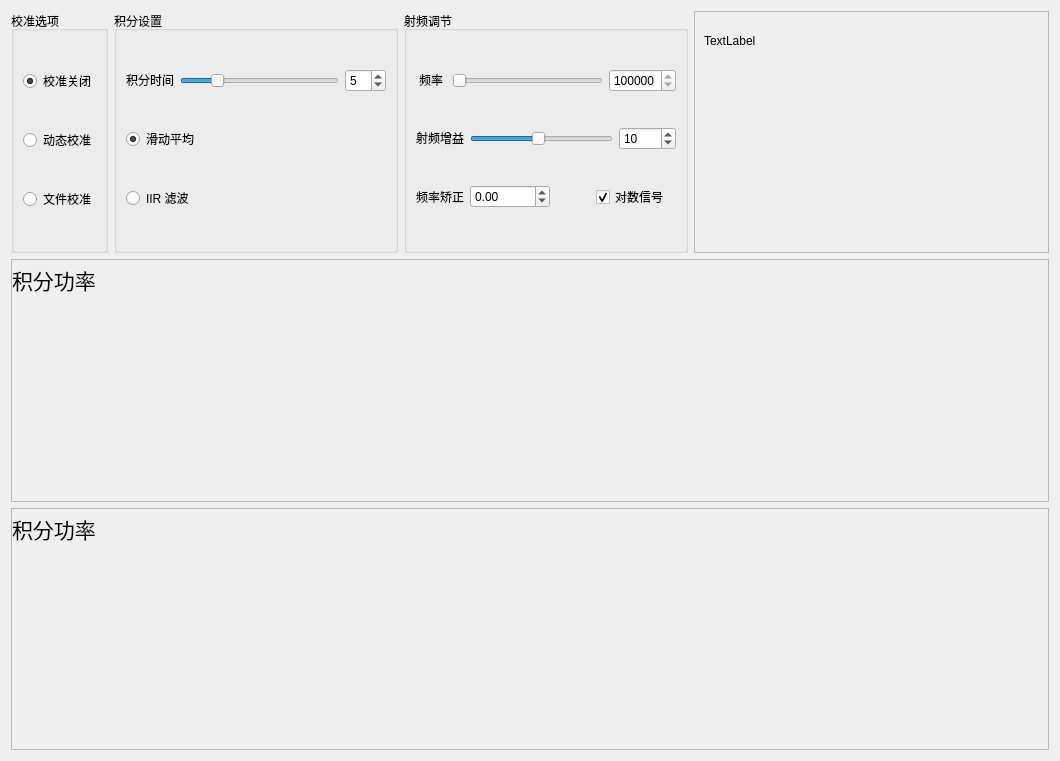
<?xml version="1.0" encoding="UTF-8"?>
<ui version="4.0">
 <class>main_win</class>
 <widget class="QWidget" name="main_win">
  <property name="geometry">
   <rect>
    <x>0</x>
    <y>0</y>
    <width>1060</width>
    <height>761</height>
   </rect>
  </property>
  <property name="windowTitle">
   <string>东南大学 SARA 射电望远镜</string>
  </property>
  <property name="windowIcon">
   <iconset>
    <normaloff>:/image/logo.jpg</normaloff>:/image/logo.jpg</iconset>
  </property>
  <property name="autoFillBackground">
   <bool>false</bool>
  </property>
  <property name="styleSheet">
   <string notr="true"/>
  </property>
  <property name="locale">
   <locale language="Chinese" country="China"/>
  </property>
  <layout class="QVBoxLayout" name="verticalLayout_5">
   <item>
    <layout class="QHBoxLayout" name="horizontalLayout_5" stretch="1,4,4,5">
     <item>
      <layout class="QVBoxLayout" name="verticalLayout_3">
       <item>
        <widget class="QGroupBox" name="groupbox_cali">
         <property name="title">
          <string>校准选项</string>
         </property>
         <layout class="QVBoxLayout" name="verticalLayout_2">
          <item>
           <widget class="QRadioButton" name="radio_calioff">
            <property name="text">
             <string>校准关闭</string>
            </property>
            <property name="checked">
             <bool>true</bool>
            </property>
           </widget>
          </item>
          <item>
           <widget class="QRadioButton" name="radio_dynamiccali">
            <property name="text">
             <string>动态校准</string>
            </property>
           </widget>
          </item>
          <item>
           <widget class="QRadioButton" name="radio_staticcali">
            <property name="text">
             <string>文件校准</string>
            </property>
           </widget>
          </item>
         </layout>
        </widget>
       </item>
      </layout>
     </item>
     <item>
      <layout class="QVBoxLayout" name="verticalLayout_9">
       <item>
        <widget class="QGroupBox" name="group_integrationmode">
         <property name="title">
          <string>积分设置</string>
         </property>
         <layout class="QVBoxLayout" name="verticalLayout_8" stretch="0,0,0">
          <item>
           <layout class="QHBoxLayout" name="horizontalLayout">
            <item>
             <widget class="QLabel" name="label_integrationtime">
              <property name="text">
               <string>&lt;html&gt;&lt;head/&gt;&lt;body&gt;&lt;p align=&quot;center&quot;&gt;积分时间&lt;/p&gt;&lt;/body&gt;&lt;/html&gt;</string>
              </property>
             </widget>
            </item>
            <item>
             <widget class="QSlider" name="slider_integration">
              <property name="minimum">
               <number>1</number>
              </property>
              <property name="maximum">
               <number>20</number>
              </property>
              <property name="sliderPosition">
               <number>5</number>
              </property>
              <property name="orientation">
               <enum>Qt::Horizontal</enum>
              </property>
             </widget>
            </item>
            <item>
             <widget class="QSpinBox" name="spinbox_integration">
              <property name="minimum">
               <number>1</number>
              </property>
              <property name="maximum">
               <number>20</number>
              </property>
              <property name="value">
               <number>5</number>
              </property>
             </widget>
            </item>
           </layout>
          </item>
          <item>
           <widget class="QRadioButton" name="radio_movingaverage">
            <property name="text">
             <string>滑动平均</string>
            </property>
            <property name="checked">
             <bool>true</bool>
            </property>
           </widget>
          </item>
          <item>
           <widget class="QRadioButton" name="radio_iiraverage">
            <property name="text">
             <string>IIR 滤波</string>
            </property>
           </widget>
          </item>
         </layout>
        </widget>
       </item>
      </layout>
     </item>
     <item>
      <widget class="QGroupBox" name="group_rfset">
       <property name="title">
        <string>射频调节</string>
       </property>
       <layout class="QVBoxLayout" name="verticalLayout">
        <item>
         <layout class="QHBoxLayout" name="horizontalLayout_2" stretch="1,5,2">
          <item>
           <widget class="QLabel" name="label_freq">
            <property name="enabled">
             <bool>true</bool>
            </property>
            <property name="text">
             <string>&lt;html&gt;&lt;head/&gt;&lt;body&gt;&lt;p align=&quot;center&quot;&gt;频率&lt;/p&gt;&lt;/body&gt;&lt;/html&gt;</string>
            </property>
           </widget>
          </item>
          <item>
           <widget class="QSlider" name="slider_freq">
            <property name="minimum">
             <number>1410000000</number>
            </property>
            <property name="maximum">
             <number>1450000000</number>
            </property>
            <property name="singleStep">
             <number>100</number>
            </property>
            <property name="pageStep">
             <number>100</number>
            </property>
            <property name="value">
             <number>1420400000</number>
            </property>
            <property name="orientation">
             <enum>Qt::Horizontal</enum>
            </property>
           </widget>
          </item>
          <item>
           <widget class="QSpinBox" name="spinbox_freq">
            <property name="minimum">
             <number>1410000000</number>
            </property>
            <property name="maximum">
             <number>1450000000</number>
            </property>
            <property name="singleStep">
             <number>100</number>
            </property>
            <property name="stepType">
             <enum>QAbstractSpinBox::DefaultStepType</enum>
            </property>
            <property name="value">
             <number>1420400000</number>
            </property>
           </widget>
          </item>
         </layout>
        </item>
        <item>
         <layout class="QHBoxLayout" name="horizontalLayout_3" stretch="1,5,2">
          <item>
           <widget class="QLabel" name="label_gain">
            <property name="enabled">
             <bool>true</bool>
            </property>
            <property name="text">
             <string>&lt;html&gt;&lt;head/&gt;&lt;body&gt;&lt;p align=&quot;center&quot;&gt;射频增益&lt;/p&gt;&lt;/body&gt;&lt;/html&gt;</string>
            </property>
           </widget>
          </item>
          <item>
           <widget class="QSlider" name="slider_gain">
            <property name="minimum">
             <number>0</number>
            </property>
            <property name="maximum">
             <number>21</number>
            </property>
            <property name="singleStep">
             <number>1</number>
            </property>
            <property name="pageStep">
             <number>1</number>
            </property>
            <property name="value">
             <number>10</number>
            </property>
            <property name="orientation">
             <enum>Qt::Horizontal</enum>
            </property>
           </widget>
          </item>
          <item>
           <widget class="QSpinBox" name="spinbox_gain">
            <property name="minimum">
             <number>0</number>
            </property>
            <property name="maximum">
             <number>21</number>
            </property>
            <property name="singleStep">
             <number>1</number>
            </property>
            <property name="stepType">
             <enum>QAbstractSpinBox::DefaultStepType</enum>
            </property>
            <property name="value">
             <number>10</number>
            </property>
           </widget>
          </item>
         </layout>
        </item>
        <item>
         <layout class="QHBoxLayout" name="horizontalLayout_4" stretch="0,2,1,2">
          <item>
           <widget class="QLabel" name="label_frecorr">
            <property name="enabled">
             <bool>true</bool>
            </property>
            <property name="text">
             <string>&lt;html&gt;&lt;head/&gt;&lt;body&gt;&lt;p align=&quot;center&quot;&gt;频率矫正&lt;/p&gt;&lt;/body&gt;&lt;/html&gt;</string>
            </property>
           </widget>
          </item>
          <item>
           <widget class="QDoubleSpinBox" name="spinbox_freqcorr">
            <property name="minimum">
             <double>-10.000000000000000</double>
            </property>
           </widget>
          </item>
          <item>
           <spacer name="horizontalSpacer">
            <property name="orientation">
             <enum>Qt::Horizontal</enum>
            </property>
            <property name="sizeHint" stdset="0">
             <size>
              <width>40</width>
              <height>20</height>
             </size>
            </property>
           </spacer>
          </item>
          <item>
           <widget class="QCheckBox" name="checkbox_enabledb">
            <property name="sizePolicy">
             <sizepolicy hsizetype="Expanding" vsizetype="Fixed">
              <horstretch>0</horstretch>
              <verstretch>0</verstretch>
             </sizepolicy>
            </property>
            <property name="text">
             <string>对数信号</string>
            </property>
            <property name="checked">
             <bool>true</bool>
            </property>
           </widget>
          </item>
         </layout>
        </item>
       </layout>
      </widget>
     </item>
     <item>
      <widget class="QFrame" name="frame_3">
       <property name="frameShape">
        <enum>QFrame::StyledPanel</enum>
       </property>
       <property name="frameShadow">
        <enum>QFrame::Raised</enum>
       </property>
       <layout class="QVBoxLayout" name="verticalLayout_15">
        <item>
         <widget class="QLabel" name="label_3">
          <property name="maximumSize">
           <size>
            <width>16777215</width>
            <height>40</height>
           </size>
          </property>
          <property name="text">
           <string>TextLabel</string>
          </property>
         </widget>
        </item>
        <item>
         <widget class="QWidget" name="widget_histogram" native="true">
          <layout class="QVBoxLayout" name="verticalLayout_4"/>
         </widget>
        </item>
       </layout>
      </widget>
     </item>
    </layout>
   </item>
   <item>
    <widget class="QFrame" name="frame_2">
     <property name="frameShape">
      <enum>QFrame::StyledPanel</enum>
     </property>
     <property name="frameShadow">
      <enum>QFrame::Raised</enum>
     </property>
     <layout class="QVBoxLayout" name="verticalLayout_14">
      <property name="spacing">
       <number>0</number>
      </property>
      <property name="leftMargin">
       <number>0</number>
      </property>
      <property name="topMargin">
       <number>0</number>
      </property>
      <property name="rightMargin">
       <number>0</number>
      </property>
      <property name="bottomMargin">
       <number>0</number>
      </property>
      <item>
       <widget class="QLabel" name="label_2">
        <property name="maximumSize">
         <size>
          <width>16777215</width>
          <height>40</height>
         </size>
        </property>
        <property name="text">
         <string>&lt;html&gt;&lt;head/&gt;&lt;body&gt;&lt;p&gt;&lt;span style=&quot; font-size:16pt;&quot;&gt;积分功率&lt;/span&gt;&lt;/p&gt;&lt;/body&gt;&lt;/html&gt;</string>
        </property>
        <property name="textFormat">
         <enum>Qt::RichText</enum>
        </property>
       </widget>
      </item>
      <item>
       <widget class="QWidget" name="widget_integration" native="true">
        <layout class="QVBoxLayout" name="verticalLayout_12">
         <property name="leftMargin">
          <number>0</number>
         </property>
         <property name="topMargin">
          <number>0</number>
         </property>
         <property name="rightMargin">
          <number>0</number>
         </property>
        </layout>
       </widget>
      </item>
     </layout>
    </widget>
   </item>
   <item>
    <widget class="QFrame" name="frame">
     <property name="frameShape">
      <enum>QFrame::StyledPanel</enum>
     </property>
     <property name="frameShadow">
      <enum>QFrame::Raised</enum>
     </property>
     <layout class="QVBoxLayout" name="verticalLayout_13">
      <property name="spacing">
       <number>0</number>
      </property>
      <property name="leftMargin">
       <number>0</number>
      </property>
      <property name="topMargin">
       <number>0</number>
      </property>
      <property name="rightMargin">
       <number>0</number>
      </property>
      <property name="bottomMargin">
       <number>0</number>
      </property>
      <item>
       <widget class="QLabel" name="label">
        <property name="maximumSize">
         <size>
          <width>16777215</width>
          <height>40</height>
         </size>
        </property>
        <property name="text">
         <string>&lt;html&gt;&lt;head/&gt;&lt;body&gt;&lt;p&gt;&lt;span style=&quot; font-size:16pt;&quot;&gt;积分功率&lt;/span&gt;&lt;/p&gt;&lt;/body&gt;&lt;/html&gt;</string>
        </property>
        <property name="textFormat">
         <enum>Qt::RichText</enum>
        </property>
       </widget>
      </item>
      <item>
       <widget class="QWidget" name="widget_waterfall" native="true">
        <layout class="QVBoxLayout" name="verticalLayout_10">
         <property name="spacing">
          <number>0</number>
         </property>
         <property name="leftMargin">
          <number>0</number>
         </property>
         <property name="topMargin">
          <number>0</number>
         </property>
         <property name="rightMargin">
          <number>9</number>
         </property>
         <property name="bottomMargin">
          <number>0</number>
         </property>
        </layout>
       </widget>
      </item>
     </layout>
    </widget>
   </item>
  </layout>
 </widget>
 <resources>
  <include location="resource.qrc"/>
 </resources>
 <connections>
  <connection>
   <sender>spinbox_gain</sender>
   <signal>valueChanged(int)</signal>
   <receiver>slider_gain</receiver>
   <slot>setValue(int)</slot>
   <hints>
    <hint type="sourcelabel">
     <x>1025</x>
     <y>166</y>
    </hint>
    <hint type="destinationlabel">
     <x>942</x>
     <y>161</y>
    </hint>
   </hints>
  </connection>
  <connection>
   <sender>spinbox_freq</sender>
   <signal>valueChanged(int)</signal>
   <receiver>slider_freq</receiver>
   <slot>setValue(int)</slot>
   <hints>
    <hint type="sourcelabel">
     <x>1025</x>
     <y>114</y>
    </hint>
    <hint type="destinationlabel">
     <x>923</x>
     <y>109</y>
    </hint>
   </hints>
  </connection>
  <connection>
   <sender>slider_freq</sender>
   <signal>valueChanged(int)</signal>
   <receiver>spinbox_freq</receiver>
   <slot>setValue(int)</slot>
   <hints>
    <hint type="sourcelabel">
     <x>923</x>
     <y>109</y>
    </hint>
    <hint type="destinationlabel">
     <x>1025</x>
     <y>114</y>
    </hint>
   </hints>
  </connection>
  <connection>
   <sender>slider_gain</sender>
   <signal>valueChanged(int)</signal>
   <receiver>spinbox_gain</receiver>
   <slot>setValue(int)</slot>
   <hints>
    <hint type="sourcelabel">
     <x>942</x>
     <y>161</y>
    </hint>
    <hint type="destinationlabel">
     <x>1025</x>
     <y>166</y>
    </hint>
   </hints>
  </connection>
  <connection>
   <sender>spinbox_integration</sender>
   <signal>valueChanged(int)</signal>
   <receiver>slider_integration</receiver>
   <slot>setValue(int)</slot>
   <hints>
    <hint type="sourcelabel">
     <x>644</x>
     <y>118</y>
    </hint>
    <hint type="destinationlabel">
     <x>503</x>
     <y>126</y>
    </hint>
   </hints>
  </connection>
  <connection>
   <sender>slider_integration</sender>
   <signal>valueChanged(int)</signal>
   <receiver>spinbox_integration</receiver>
   <slot>setValue(int)</slot>
   <hints>
    <hint type="sourcelabel">
     <x>586</x>
     <y>127</y>
    </hint>
    <hint type="destinationlabel">
     <x>635</x>
     <y>126</y>
    </hint>
   </hints>
  </connection>
 </connections>
</ui>
